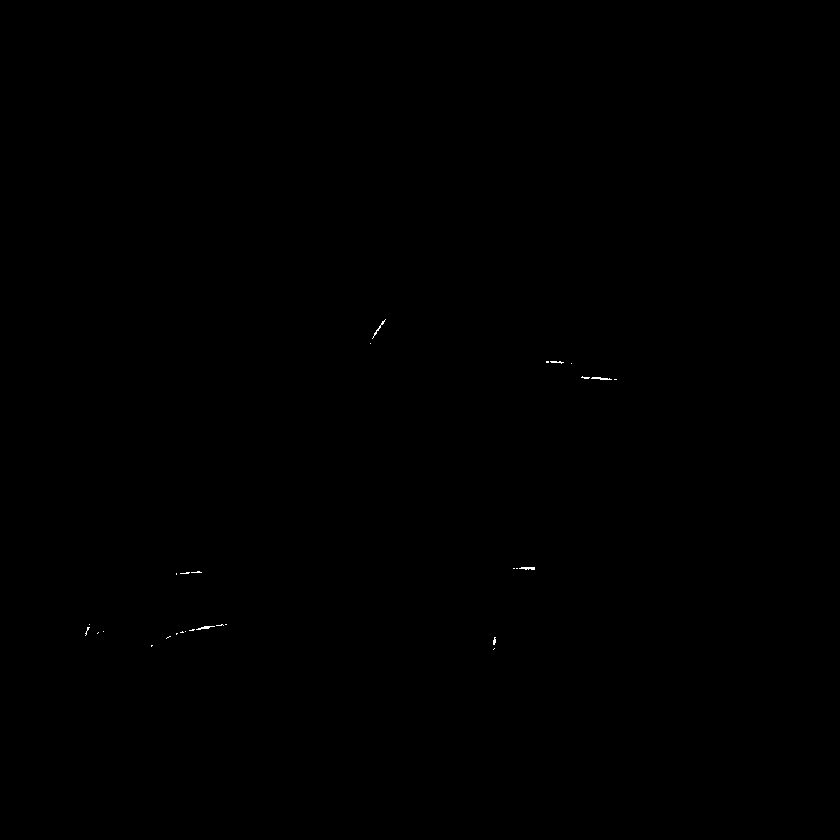
#> input picture Composite_z001_c001.tif, 840 x 840 px, shrunk from 1200 x 1200 before the run; its folder holds 6 pictures in this run
$ python MT_Region_Version_2.py   (older library calls are emulated)
#> lines starting #> are read from the running program, lines starting #| are printed output that depends on the picture
import os
os.environ['DISPLAY'] = ':1'
from scipy.spatial import distance as dist
from imutils import perspective
from imutils import contours
from PIL import Image
import numpy as np
import argparse
import imutils
import cv2
from cv2 import drawContours
import math
from typing import List
from skimage import filters
from networkx.algorithms.smallworld import sigma


array_of_img = [] # this if for store all of the image data
# this function is for read image,the input is directory name
def read_directory(directory):
    # this loop is for read each image in this foder,directory_name is the foder name with images.
    for filename in os.listdir(r"./"+ directory):
        #print(filename) #just for test
        #img is used to store the image data
        tiff_image = cv2.imread(directory + "/" + filename, cv2.IMREAD_ANYCOLOR | cv2.IMREAD_ANYDEPTH)
        img = cv2.normalize(tiff_image, None, 0, 255, cv2.NORM_MINMAX, dtype=cv2.CV_8U)
        array_of_img.append(img)
        #cv2.imshow("Image", img)
        #cv2.waitKey(0)
        #print(img)
        print(array_of_img)

#Series_Tiff_Files = read_directory("Tiff_files")

# center point
def midpoint(ptA, ptB):
	return ((ptA[0] + ptB[0]) * 0.5, (ptA[1] + ptB[1]) * 0.5)

def centroid(img):
    moments = cv2.moments(img, False)

    cX = float(moments["m10"] / moments["m00"])
    cY = float(moments["m01"] / moments["m00"])

    return [cX, cY]

# read imgae
tiff_image = cv2.imread("Composite_z001_c001.tif", cv2.IMREAD_ANYCOLOR | cv2.IMREAD_ANYDEPTH)
#> tiff_image: shape (840, 840) uint16; min 80, max 438, mean 103.1
image = cv2.normalize(tiff_image, None, 0, 255, cv2.NORM_MINMAX, dtype=cv2.CV_8U)
orig = image.copy()

tiff_image_2 = cv2.imread("Composite_z001_c002.tif", cv2.IMREAD_ANYCOLOR | cv2.IMREAD_ANYDEPTH)
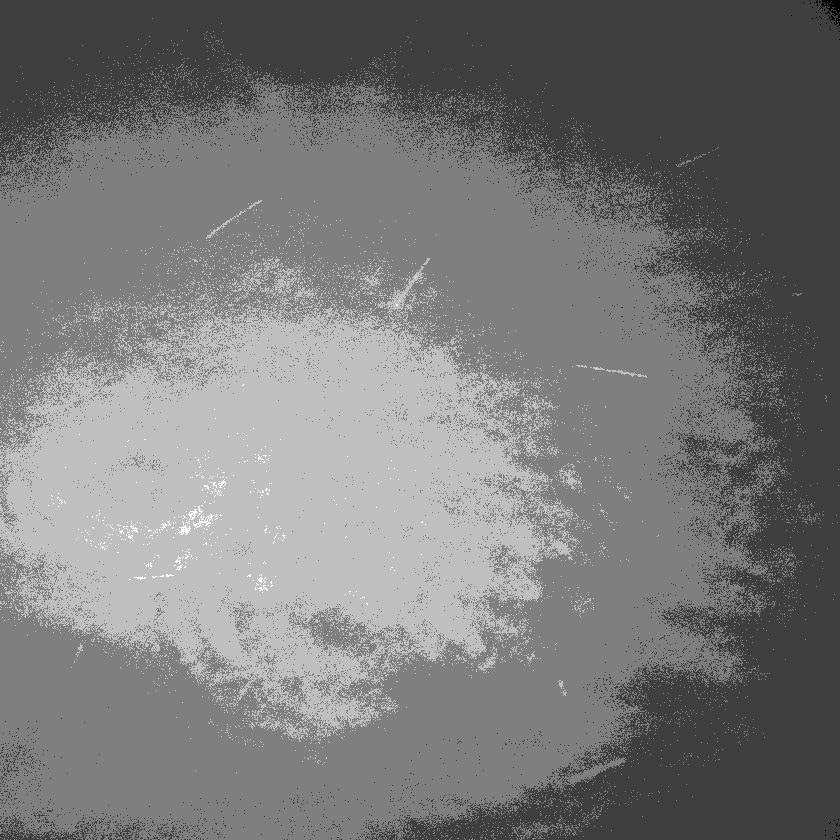
#> input picture Composite_z001_c002.tif, 840 x 840 px, shrunk from 1200 x 1200 before the run
#> tiff_image_2 is the input picture: shape (840, 840) uint16; min 187, max 1236, mean 617.8
image_2 = cv2.normalize(tiff_image_2, None, 0, 255, cv2.NORM_MINMAX, dtype=cv2.CV_8U)
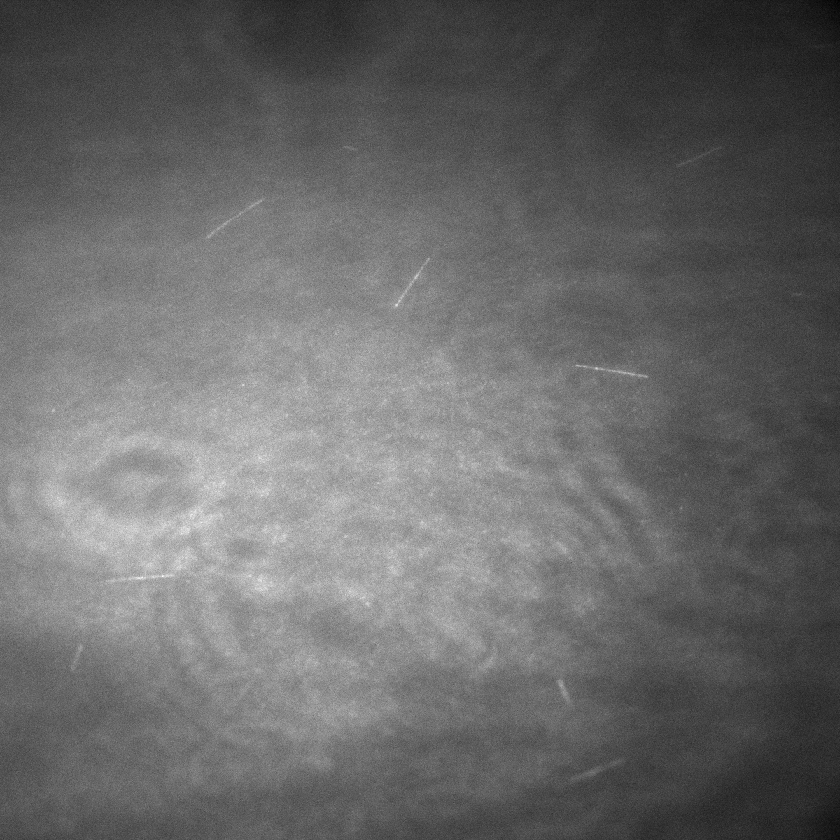
#> image_2: shape (840, 840); min 0, max 255, mean 104.7
orig_2 = image_2.copy()

test = cv2.imread("Test.png")
#> (the run stopped early here; a loop or call above may not have finished)
